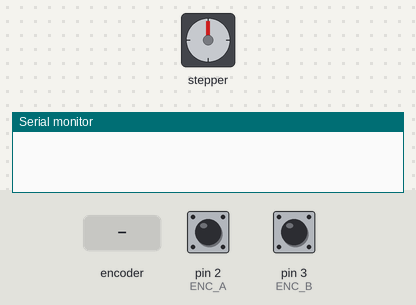
Simulated run of this program. Board: Arduino Mega 2560, built with avr-gcc and run on an emulated ATmega2560. On the bench: stepper motor, the last lines printed to the serial monitor. Inputs (shaded band) come from the test bench; at power-on: pin 2 (ENC_A) HIGH, pin 3 (ENC_B) HIGH. Stepper angles assume 200 steps per turn.

Above: at 1.2 s.
1.3 s: rotary encoder on pin 2 (ENC_A) / pin 3 (ENC_B) turned 1 step (first pin leading)
At 1.81 s:
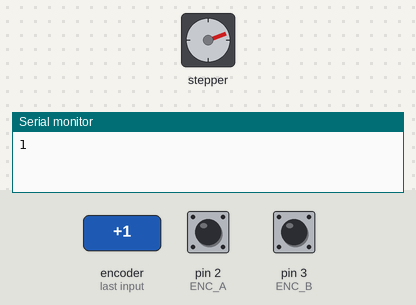
At 2.67 s:
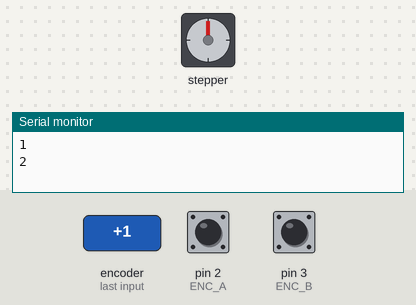
4.3 s: rotary encoder on pin 2 (ENC_A) / pin 3 (ENC_B) turned 3 steps (first pin leading)
At 5.12 s:
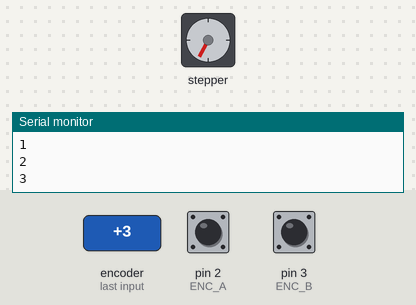
7.9 s: rotary encoder on pin 2 (ENC_A) / pin 3 (ENC_B) turned 1 step (first pin leading)
11.1 s: rotary encoder on pin 2 (ENC_A) / pin 3 (ENC_B) turned 2 steps (second pin leading)
At 11.3 s:
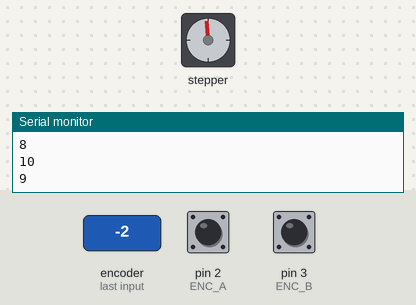
14.5 s: rotary encoder on pin 2 (ENC_A) / pin 3 (ENC_B) turned 2 steps (second pin leading)
17.5 s: rotary encoder on pin 2 (ENC_A) / pin 3 (ENC_B) turned 2 steps (second pin leading)
Timing chart, 0 to 21.9 s (numbered marks = the images above; inputs shaded):
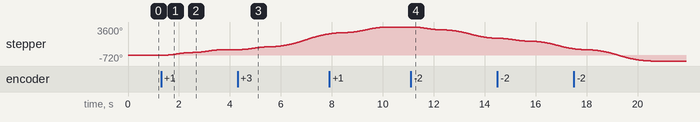

The program:

main.cpp
```cpp
#include <AccelStepper.h>

// Define rotary encoder pins
#define ENC_A 2
#define ENC_B 3


void read_encoder();

unsigned long _lastIncReadTime = micros();
unsigned long _lastDecReadTime = micros();
int _pauseLength = 25000;
int _fastIncrement = 10;

volatile int counter = 0;

// Stepper motor pins
#define STEP_PIN 9
#define DIR_PIN 8

// Define stepper motor parameters
#define STEPS_PER_REVOLUTION 200 // Change according to your motor's specifications

// Create an AccelStepper object for controlling the stepper motor
AccelStepper stepper(AccelStepper::DRIVER, STEP_PIN, DIR_PIN);

void setup() {
  // Set encoder pins and attach interrupts
  pinMode(ENC_A, INPUT_PULLUP);
  pinMode(ENC_B, INPUT_PULLUP);
  attachInterrupt(digitalPinToInterrupt(ENC_A), read_encoder, CHANGE);
  attachInterrupt(digitalPinToInterrupt(ENC_B), read_encoder, CHANGE);

  // Set up stepper motor
  stepper.setMaxSpeed(1000); // Adjust speed as needed
  stepper.setAcceleration(500); // Adjust acceleration as needed

  // Start the serial monitor to show output
  Serial.begin(115200);
}

void loop() {
  // Move the stepper motor to the desired position based on the encoder input
  stepper.runToNewPosition(counter * STEPS_PER_REVOLUTION);

  // Print the current stepper motor position

  // Serial.println(stepper.currentPosition());
  static int lastCounter = 0;

  // If count has changed print the new value to serial
  if(counter != lastCounter){
    Serial.println(counter);
    lastCounter = counter;
  }
}

void read_encoder() {
  // Encoder interrupt routine for both pins. Updates counter
  // if they are valid and have rotated a full indent

  static uint8_t old_AB = 3;  // Lookup table index
  static int8_t encval = 0;   // Encoder value
  static const int8_t enc_states[]  = {0,-1,1,0,1,0,0,-1,-1,0,0,1,0,1,-1,0}; // Lookup table

  old_AB <<=2;  // Remember previous state

  if (digitalRead(ENC_A)) old_AB |= 0x02; // Add current state of pin A
  if (digitalRead(ENC_B)) old_AB |= 0x01; // Add current state of pin B

  encval += enc_states[( old_AB & 0x0f )];

  // Update counter if encoder has rotated a full indent, that is at least 4 steps
  if( encval > 1 ) {        // Four steps forward
    int changevalue = 1;
    _lastIncReadTime = micros();
    counter += changevalue; // Update counter
    encval = 0;
  }
  else if( encval < -1 ) {  // Four steps backward
    int changevalue = -1;
    _lastDecReadTime = micros();
    counter += changevalue; // Update counter
    encval = 0;
  }
}
```

Measured:
- after the input at 1.3 s, stepper: turns 720° clockwise in 2.4 s, starting at once
- after the input at 4.3 s, stepper: keeps turning clockwise at about 564°/s, starting at once
- after the input at 11.1 s, stepper: keeps turning counter-clockwise at about 428°/s, starting at once
